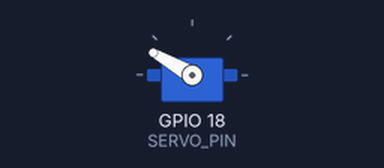
The sketch below on a simulated ESP32. On the bench: servo.

Above: at 1.05 s.
At 4.0 s:
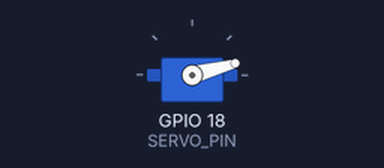
At 7.0 s:
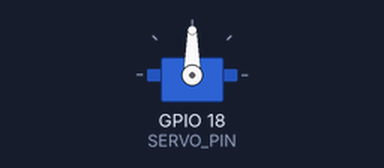
Timing chart, 0 to 8.8 s (numbered marks = the images above):
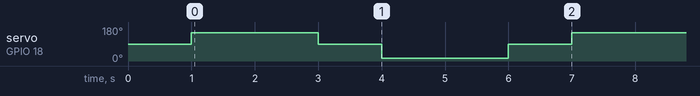

The sketch:

hsr2645cr_drive.ino
```cpp
// Drive a Hitec HSR-2645CR continuous-rotation servo from an ESP32.
//
// The HSR-2645CR is a servo, not a bare DC motor: it takes a standard
// 50 Hz servo signal and spins continuously. Pulse width sets speed AND
// direction:
//     1500 us  = stopped (neutral)
//     > 1500   = rotate one direction (faster toward 2100 us)
//     < 1500   = rotate the other direction (faster toward 900 us)
//
// Wiring:
//   servo signal (yellow) -> GPIO18
//   servo VCC (red)       -> +4.8-6 V from a SEPARATE battery pack
//   servo GND (black)     -> battery negative
//   ESP32 GND             -> battery negative   (shared ground is required)
//
// Library: install "ESP32Servo" via the Arduino Library Manager, and the
// "esp32" boards package (Boards Manager) so you can select your dev board.

#include <ESP32Servo.h>

Servo drive;                    // represents the HSR-2645CR

const int SERVO_PIN = 18;       // signal wire -> GPIO18
const int STOP_US   = 1500;     // neutral: motor stopped
const int MIN_US    = 900;      // full speed one direction
const int MAX_US    = 2100;     // full speed the other direction

void setup() {
  drive.setPeriodHertz(50);                 // standard servo frame (20 ms)
  drive.attach(SERVO_PIN, MIN_US, MAX_US);  // claim the pin
  drive.writeMicroseconds(STOP_US);         // make sure it starts stopped
  delay(1000);
}

void loop() {
  // gentle forward (well below full speed)
  drive.writeMicroseconds(1900);
  delay(2000);

  // stop
  drive.writeMicroseconds(STOP_US);
  delay(1000);

  // gentle reverse
  drive.writeMicroseconds(1000);
  delay(2000);

  // stop
  drive.writeMicroseconds(STOP_US);
  delay(1000);
}
```

Measured:
- by itself, servo on GPIO 18 (SERVO_PIN): repeats every 6.0 s: 90° 1.0 s, 15° 2.0 s, 90° 1.0 s, 150° 2.0 s
